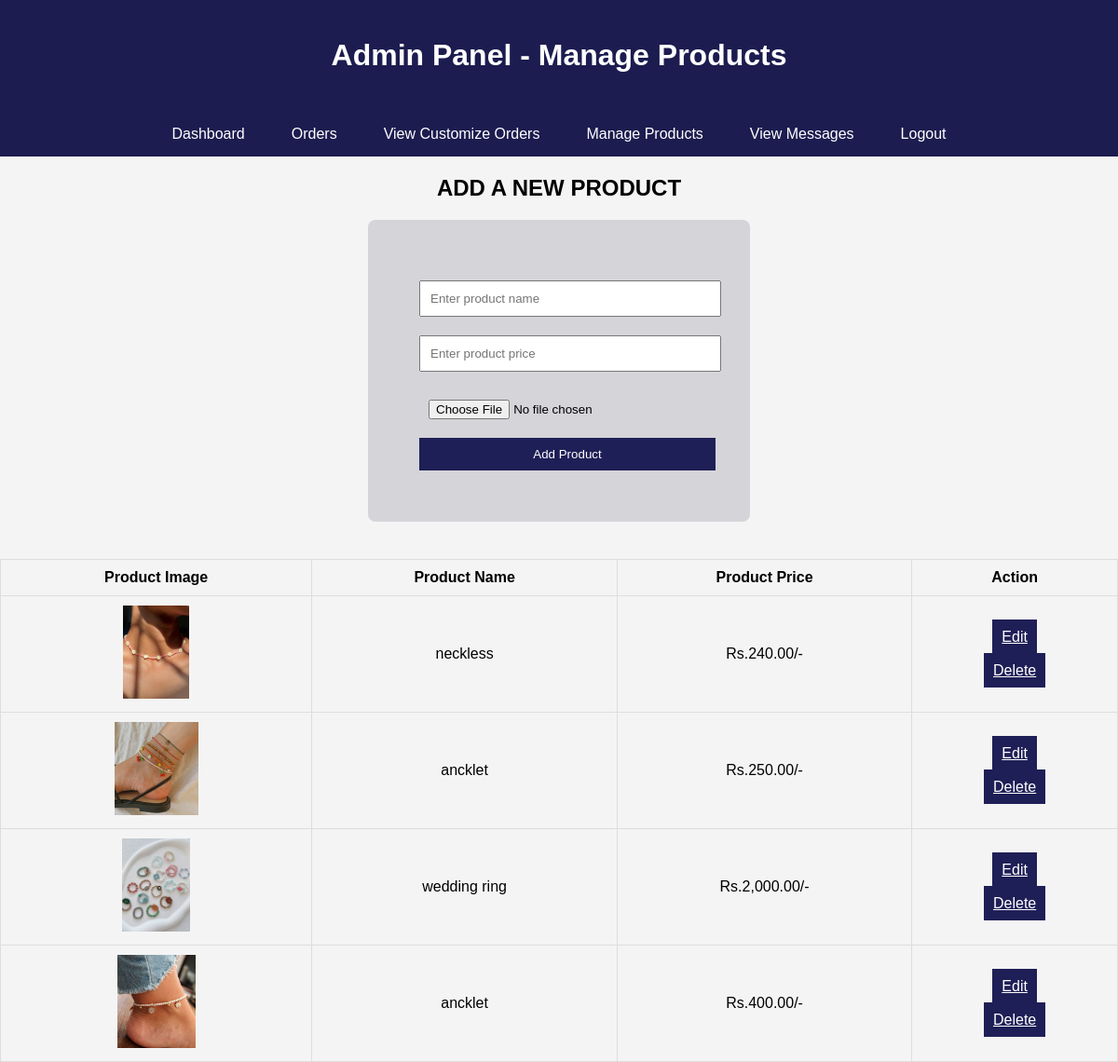
Screenshot of /admin_products.php with the database file from the repository.
### tables this page shows
CREATE TABLE `products` (
  `id` int(11) NOT NULL,
  `name` varchar(255) NOT NULL,
  `price` decimal(10,2) NOT NULL,
  `image` varchar(255) NOT NULL
);

### admin_products.php (the view, shortened to what this page needs)
<?php
$conn = new mysqli("localhost", "root", "", "okid_store");
$select = $conn->query("SELECT * FROM products");
?>
<!DOCTYPE html>
<html>
<head>
</head>
<body>
<header>
  <h1>Admin Panel - Manage Products</h1>
</header>
<nav>
  <ul>
    <li><a href="admin.php">Dashboard</a></li>
  <li><a href="admin_orders.php">Orders</a></li>
    <li><a href="admin_customize.php">View Customize Orders</a></li>
    <li><a href="admin_products.php">Manage Products</a></li>
     <li><a href="admin_contacts.php">View Messages</a></li>
    <li><a href="logout.php">Logout</a></li>
  </ul>
</nav>
<h2 style="text-align:center;">ADD A NEW PRODUCT</h2>
<form action="" method="POST" enctype="multipart/form-data">
    <input type="text" name="product_name" placeholder="Enter product name" required>
    <input type="number" name="product_price" placeholder="Enter product price" required>
    <input type="file" name="product_image" accept="image/*" required>
    <input type="submit" name="add_product" value="Add Product" class="btn">
</form>
<table>
    <thead>
        <tr>
            <th>Product Image</th>
            <th>Product Name</th>
            <th>Product Price</th>
            <th>Action</th>
        </tr>
    </thead>
    <tbody>
        <?php while($row = $select->fetch_assoc()) { ?>
        <tr>
            <td><img src="uploaded_img/<?php echo $row['image']; ?>" alt=""></td>
            <td><?php echo htmlspecialchars($row['name']); ?></td>
            <td>Rs.<?php echo number_format($row['price'], 2); ?>/-</td>
            <td>
                <a href="admin_update.php?edit=<?php echo $row['id']; ?>" class="btn">Edit</a><br><br>
                <a href="admin_products.php?delete=<?php echo $row['id']; ?>" class="btn">Delete</a>
            </td>
        </tr>
        <?php } ?>
    </tbody>
</table>
</body>
</html>

### admin_products.php (style rules this page uses)
body { font-family: Arial, sans-serif; margin: 0; background-color: #f4f4f4; }
header { background-color: #1c1c50; color: #fff; padding: 20px; text-align: center; }
nav ul { list-style: none; margin: 0; padding: 0; background-color: #1c1c50; display: flex; justify-content: center; }
nav ul li { margin: 0; }
nav ul li a { display: block; padding: 15px 25px; color: #fff; text-decoration: none; }
h2 { text-align: center; }
table { width: 100%; border-collapse: collapse; margin-top: 20px; }
table, th, td { border: 1px solid #ccc; }
th, td { padding: 12px; text-align: left; }
th { background-color: #eee; }
form { width: 300px; margin: auto; padding: 55px; background:rgba(66, 68, 94, 0.18); border-radius: 8px; }
input[type="text"], input[type="number"], input[type="file"] { width: 100%; margin: 10px 0; padding: 10px; }
.btn { background: #1f1f57; color: white; border: none; padding: 10px; cursor: pointer; width: 106%; }
table { width: 100%; margin-top: 40px; border-collapse: collapse; }
th, td { border: 1px solid #ddd; padding: 10px; text-align: center; }
th { background: #f4f4f4; }
img { height: 100px; }

### rows the page displays
products: image (picture), name "neckless", price "240.00"
products: image (picture), name "ancklet", price "250.00"
products: image (picture), name "wedding ring", price "2,000.00"
products: image (picture), name "ancklet", price "400.00"
